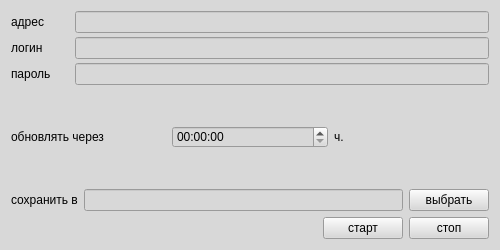
<?xml version="1.0" encoding="UTF-8"?>
<ui version="4.0">
 <class>itstat</class>
 <widget class="QWidget" name="itstat">
  <property name="geometry">
   <rect>
    <x>0</x>
    <y>0</y>
    <width>500</width>
    <height>250</height>
   </rect>
  </property>
  <property name="minimumSize">
   <size>
    <width>500</width>
    <height>250</height>
   </size>
  </property>
  <property name="windowTitle">
   <string>Form</string>
  </property>
  <property name="styleSheet">
   <string notr="true">background-color: rgb(216, 216, 216);</string>
  </property>
  <layout class="QVBoxLayout" name="verticalLayout_2">
   <item>
    <layout class="QVBoxLayout" name="verticalLayout">
     <property name="spacing">
      <number>4</number>
     </property>
     <item>
      <layout class="QHBoxLayout" name="horizontalLayout">
       <item>
        <widget class="QLabel" name="label">
         <property name="minimumSize">
          <size>
           <width>60</width>
           <height>0</height>
          </size>
         </property>
         <property name="styleSheet">
          <string notr="true">font: 12pt &quot;MS Shell Dlg 2&quot;;</string>
         </property>
         <property name="text">
          <string>адрес</string>
         </property>
        </widget>
       </item>
       <item>
        <widget class="QLineEdit" name="adress">
         <property name="styleSheet">
          <string notr="true"/>
         </property>
        </widget>
       </item>
      </layout>
     </item>
     <item>
      <layout class="QHBoxLayout" name="horizontalLayout_2">
       <item>
        <widget class="QLabel" name="label_2">
         <property name="minimumSize">
          <size>
           <width>60</width>
           <height>0</height>
          </size>
         </property>
         <property name="styleSheet">
          <string notr="true">font: 12pt &quot;MS Shell Dlg 2&quot;;</string>
         </property>
         <property name="text">
          <string>логин</string>
         </property>
        </widget>
       </item>
       <item>
        <widget class="QLineEdit" name="login">
         <property name="styleSheet">
          <string notr="true"/>
         </property>
        </widget>
       </item>
      </layout>
     </item>
     <item>
      <layout class="QHBoxLayout" name="horizontalLayout_3">
       <item>
        <widget class="QLabel" name="label_3">
         <property name="minimumSize">
          <size>
           <width>60</width>
           <height>0</height>
          </size>
         </property>
         <property name="styleSheet">
          <string notr="true">font: 12pt &quot;MS Shell Dlg 2&quot;;</string>
         </property>
         <property name="text">
          <string>пароль</string>
         </property>
        </widget>
       </item>
       <item>
        <widget class="QLineEdit" name="password">
         <property name="styleSheet">
          <string notr="true"/>
         </property>
        </widget>
       </item>
      </layout>
     </item>
    </layout>
   </item>
   <item>
    <layout class="QHBoxLayout" name="horizontalLayout_4">
     <item>
      <widget class="QLabel" name="label_4">
       <property name="minimumSize">
        <size>
         <width>0</width>
         <height>0</height>
        </size>
       </property>
       <property name="styleSheet">
        <string notr="true">font: 12pt &quot;MS Shell Dlg 2&quot;;</string>
       </property>
       <property name="text">
        <string>обновлять через</string>
       </property>
      </widget>
     </item>
     <item>
      <widget class="QTimeEdit" name="timeEdit">
       <property name="styleSheet">
        <string notr="true"/>
       </property>
      </widget>
     </item>
     <item>
      <widget class="QLabel" name="label_5">
       <property name="text">
        <string>ч.</string>
       </property>
      </widget>
     </item>
    </layout>
   </item>
   <item>
    <layout class="QHBoxLayout" name="horizontalLayout_5">
     <item>
      <widget class="QLabel" name="label_6">
       <property name="minimumSize">
        <size>
         <width>60</width>
         <height>0</height>
        </size>
       </property>
       <property name="styleSheet">
        <string notr="true">font: 12pt &quot;MS Shell Dlg 2&quot;;</string>
       </property>
       <property name="text">
        <string>сохранить в</string>
       </property>
      </widget>
     </item>
     <item>
      <widget class="QLineEdit" name="lineEdit_4">
       <property name="styleSheet">
        <string notr="true"/>
       </property>
      </widget>
     </item>
     <item>
      <widget class="QPushButton" name="pushButton_3">
       <property name="text">
        <string>выбрать</string>
       </property>
      </widget>
     </item>
    </layout>
   </item>
   <item>
    <layout class="QHBoxLayout" name="horizontalLayout_6">
     <item>
      <spacer name="horizontalSpacer">
       <property name="orientation">
        <enum>Qt::Horizontal</enum>
       </property>
       <property name="sizeHint" stdset="0">
        <size>
         <width>40</width>
         <height>20</height>
        </size>
       </property>
      </spacer>
     </item>
     <item>
      <widget class="QPushButton" name="start">
       <property name="text">
        <string>старт</string>
       </property>
      </widget>
     </item>
     <item>
      <widget class="QPushButton" name="stop">
       <property name="text">
        <string>стоп</string>
       </property>
      </widget>
     </item>
    </layout>
   </item>
  </layout>
  <zorder>label</zorder>
  <zorder>adress</zorder>
  <zorder>layoutWidget</zorder>
  <zorder>layoutWidget_2</zorder>
  <zorder>timeEdit</zorder>
  <zorder>label_4</zorder>
  <zorder>label_5</zorder>
  <zorder>label_4</zorder>
  <zorder>label_6</zorder>
  <zorder>lineEdit_4</zorder>
  <zorder>label_7</zorder>
  <zorder>start</zorder>
  <zorder>stop</zorder>
  <zorder>horizontalSpacer</zorder>
 </widget>
 <resources/>
 <connections/>
</ui>
